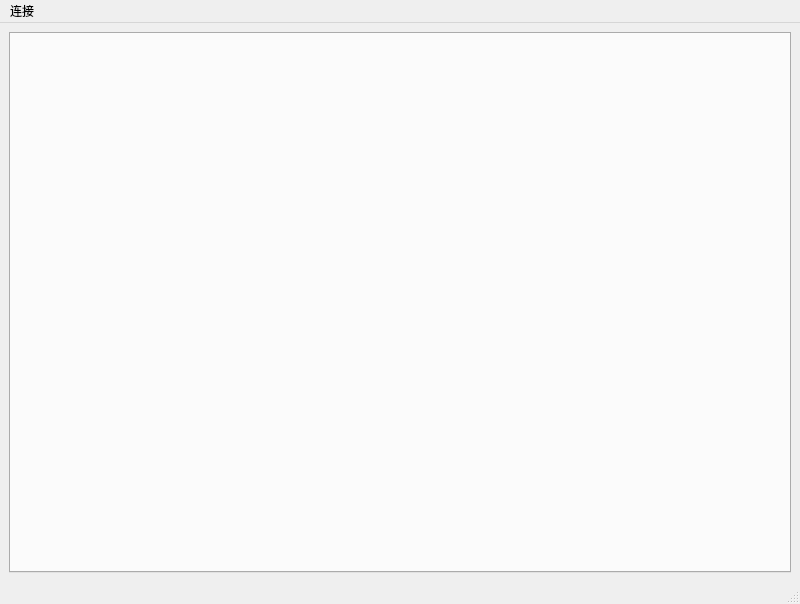
<?xml version="1.0" encoding="UTF-8"?>
<ui version="4.0">
 <class>MainWindow</class>
 <widget class="QMainWindow" name="MainWindow">
  <property name="geometry">
   <rect>
    <x>0</x>
    <y>0</y>
    <width>800</width>
    <height>604</height>
   </rect>
  </property>
  <property name="windowTitle">
   <string>MainWindow</string>
  </property>
  <widget class="QWidget" name="centralwidget">
   <layout class="QGridLayout" name="gridLayout">
    <item row="0" column="0">
     <widget class="QTabWidget" name="tabWidget">
      <property name="currentIndex">
       <number>-1</number>
      </property>
     </widget>
    </item>
   </layout>
  </widget>
  <widget class="QMenuBar" name="menubar">
   <property name="geometry">
    <rect>
     <x>0</x>
     <y>0</y>
     <width>800</width>
     <height>29</height>
    </rect>
   </property>
   <widget class="QMenu" name="connectionMenu">
    <property name="title">
     <string>连接</string>
    </property>
    <addaction name="newConnection"/>
   </widget>
   <addaction name="connectionMenu"/>
  </widget>
  <widget class="QStatusBar" name="statusbar"/>
  <action name="newConnection">
   <property name="text">
    <string>新连接</string>
   </property>
  </action>
 </widget>
 <resources/>
 <connections/>
</ui>
